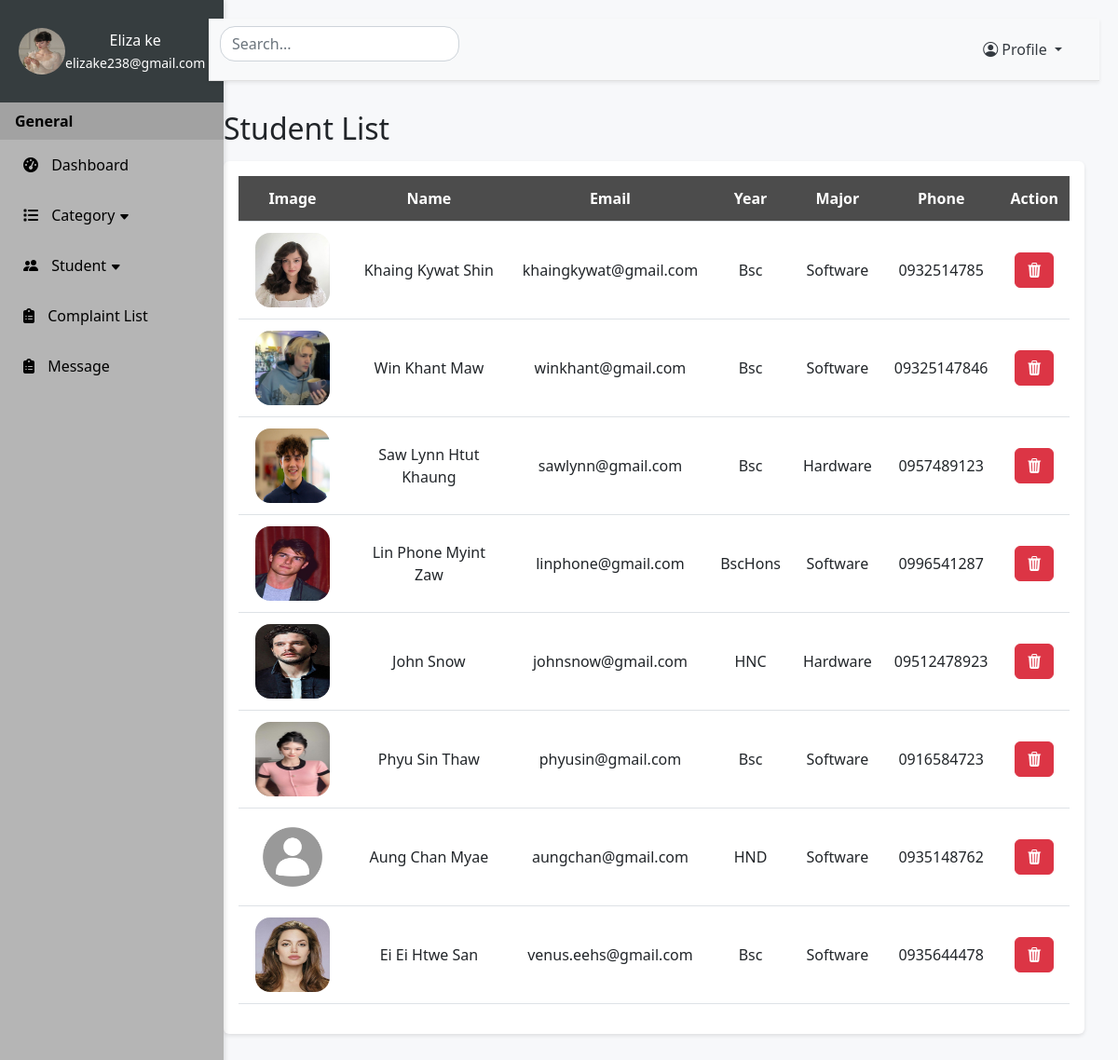
The app's page /viewStudent (signed in) with its own data.
### website/models.py (models this page shows)
class Student(db.Model):
    id = db.Column(db.Integer, primary_key=True)
    student_name = db.Column(db.String(255), nullable=False)
    student_email = db.Column(db.String(255), nullable=False)
    student_password = db.Column(db.String(255), nullable=False)
    student_image = db.Column(db.String(255), nullable=False)
    student_year = db.Column(db.String(255), nullable=False)
    student_major = db.Column(db.String(255), nullable=False)
    student_phone = db.Column(db.String(255), nullable=False)
    complaints = db.relationship('Complaints')

### app.py (the view)
@app.route('/viewStudent', methods=['GET', 'POST'])
def viewStudent():
    if 'admin_id' not in session:
        return redirect(url_for('SignIn'))
    else:
        return viewstudent()

### website/adminfeatures.py (called while the page is built)
def viewstudent():
    students = Student.query.all()
    count = len(students)
    return render_template("adminstudent.html", students=students, count=count)

### website/templates/adminstudent.html (shortened to what this page needs)
{% extends "adminlayout.html" %} {% block title %}Student Page{% endblock%}
{% block content %}
<h2 class="my-3">Student List</h2>
<div class="p-3 mb-5 rounded table-responsive">
  <table class="table align-middle">
      <thead>
          <tr>
            <th>Image</th>
            <th>Name</th>
            <th>Email</th>
            <th>Year</th>
            <th>Major</th>
            <th>Phone</th>
            <th>Action</th>
          </tr>
      </thead>
      <tbody id="search-table-body">
        {% if count == 0 %}
          <tr>
            <td colspan="7"><h5 style="color: grey">There is no data ...</h5></td>
          </tr>
        {% else %}
          {% for student in students: %}
          <tr>
            <td>
              <img class="img-fluid rounded-4" style="width:80px; height:80px;background-size:cover" src="{{ url_for('static', filename='images/' + student.student_image) }}" alt="user photo">
            </td>
            <td class="searchedvalue">{{ student.student_name}}</td>
            <td class="searchedvalue">{{ student.student_email}}</td>
            <td>{{ student.student_year}}</td>
            <td>{{ student.student_major}}</td>
            <td>{{ student.student_phone}}</td>
            <td>
              <a class="btn btn-danger" onclick="deleteStudent({{ student.id }})"><i class="bi bi-trash3-fill"></i></a>
            </td>
          </tr>
          {% endfor %}
        {% endif %}
      </tbody>
  </table>
</div>
{% endblock %}

### website/static/css/admincss.css (style rules this page uses)
body { background-color: #f7f8fa; }
@media (min-width: 576px) { body { font-size: 0.8rem; } }
@media (min-width: 768px) { body { font-size: 0.9rem; } }
@media (min-width: 992px) { body { font-size: 0.9rem; } }
@media (min-width: 1200px) { body { font-size: 1rem; } }
.table thead th { background-color: #4c4c4c; color: #fff; text-align: center; }
.table-responsive { background-color: #fff; padding: 10px; border-radius: 10px; box-shadow: 0 2px 4px rgba(0, 0, 0, 0.1); }
.table th, .table td { padding: 0.75rem; text-align: center; vertical-align: middle; }
.table td:first-child, .table th:first-child { width: 13%; }

### records on screen
Student: student_image (picture), student_name "Khaing Kywat Shin", student_email "khaingkywat@gmail.com", student_year "Bsc", student_major "Software", student_phone "0932514785"
Student: student_image (picture), student_name "Win Khant Maw", student_email "winkhant@gmail.com", student_year "Bsc", student_major "Software", student_phone "09325147846"
Student: student_image (picture), student_name "Saw Lynn Htut Khaung", student_email "sawlynn@gmail.com", student_year "Bsc", student_major "Hardware", student_phone "0957489123"
Student: student_image (picture), student_name "Lin Phone Myint Zaw", student_email "linphone@gmail.com", student_year "BscHons", student_major "Software", student_phone "0996541287"
Student: student_image (picture), student_name "John Snow", student_email "johnsnow@gmail.com", student_year "HNC", student_major "Hardware", student_phone "09512478923"
Student: student_image (picture), student_name "Phyu Sin Thaw", student_email "phyusin@gmail.com", student_year "Bsc", student_major "Software", student_phone "0916584723"
Student: student_image (placeholder picture), student_name "Aung Chan Myae", student_email "aungchan@gmail.com", student_year "HND", student_major "Software", student_phone "0935148762"
Student: student_image (picture), student_name "Ei Ei Htwe San", student_email "venus.eehs@gmail.com", student_year "Bsc", student_major "Software", student_phone "0935644478"

### other values on screen
{{ session.get('admin')['admin_name'] }} "Eliza ke"
{{ session.get('admin')['admin_email'] }} "elizake238@gmail.com"
